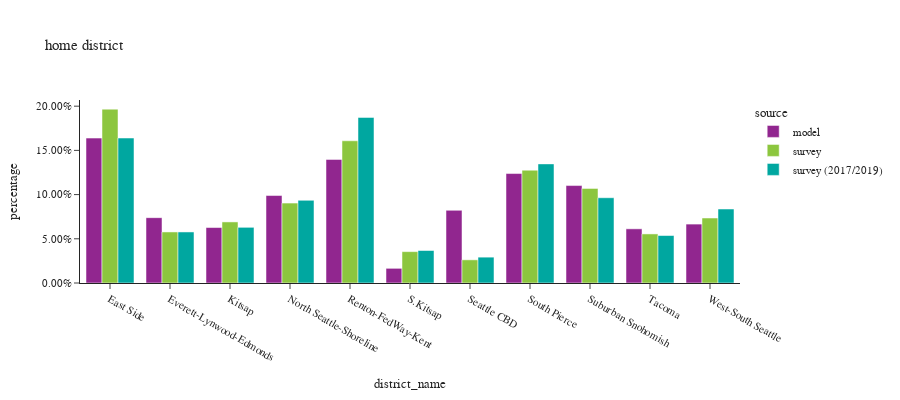

Write notebook code for a chart like this one.
### Code cell
plot_hh_stat(df_hh, 'district_name', 'home district', wid=900)

### Figure 1 — Plotly figure (JSON) as saved in the notebook; plotly's stock layout.template omitted (floating-point values rounded to 4 significant figures)
{"data": [{"alignmentgroup": "True", "customdata": [[284561], [128286], [108900], [171773], [242692], [28817], [142728], [214942], [191371], [106376], [115679]], "hovertemplate": "source=model<br>district_name=%{x}<br>percentage=%{y}<br>sample count=%{customdata[0]}<extra></extra>", "legendgroup": "model", "marker": {"color": "#91268F", "pattern": {"shape": ""}}, "name": "model", "offsetgroup": "model", "orientation": "v", "showlegend": true, "textposition": "auto", "type": "bar", "x": ["East Side", "Everett-Lynwood-Edmonds", "Kitsap", "North Seattle-Shoreline", "Renton-FedWay-Kent", "S.Kitsap", "Seattle CBD", "South Pierce", "Suburban Snohomish", "Tacoma", "West-South Seattle"], "xaxis": "x", "y": [0.1639, 0.07389, 0.06273, 0.09894, 0.1398, 0.0166, 0.08221, 0.1238, 0.1102, 0.06127, 0.06663], "yaxis": "y"}, {"alignmentgroup": "True", "customdata": [[374], [92], [239], [266], [160], [68], [709], [470], [184], [130], [877]], "hovertemplate": "source=survey<br>district_name=%{x}<br>percentage=%{y}<br>sample count=%{customdata[0]}<extra></extra>", "legendgroup": "survey", "marker": {"color": "#8CC63E", "pattern": {"shape": ""}}, "name": "survey", "offsetgroup": "survey", "orientation": "v", "showlegend": true, "textposition": "auto", "type": "bar", "x": ["West-South Seattle", "Tacoma", "Suburban Snohomish", "South Pierce", "Seattle CBD", "S.Kitsap", "Renton-FedWay-Kent", "North Seattle-Shoreline", "Kitsap", "Everett-Lynwood-Edmonds", "East Side"], "xaxis": "x", "y": [0.07352, 0.05551, 0.107, 0.1276, 0.0262, 0.03547, 0.1609, 0.09035, 0.06909, 0.05775, 0.1966], "yaxis": "y"}, {"alignmentgroup": "True", "customdata": [[1854], [120], [200], [797], [1476], [102], [233], [363], [242], [135], [668]], "hovertemplate": "source=survey (2017/2019)<br>district_name=%{x}<br>percentage=%{y}<br>sample count=%{customdata[0]}<extra></extra>", "legendgroup": "survey (2017/2019)", "marker": {"color": "#00A7A0", "pattern": {"shape": ""}}, "name": "survey (2017/2019)", "offsetgroup": "survey (2017/2019)", "orientation": "v", "showlegend": true, "textposition": "auto", "type": "bar", "x": ["East Side", "Everett-Lynwood-Edmonds", "Kitsap", "North Seattle-Shoreline", "Renton-FedWay-Kent", "S.Kitsap", "Seattle CBD", "South Pierce", "Suburban Snohomish", "Tacoma", "West-South Seattle"], "xaxis": "x", "y": [0.164, 0.05773, 0.06298, 0.09352, 0.1873, 0.03675, 0.02923, 0.1347, 0.09644, 0.05369, 0.08367], "yaxis": "y"}], "layout": {"barmode": "group", "font": {"size": 11}, "height": 400, "legend": {"title": {"text": "source"}, "tracegroupgap": 0}, "title": {"text": "home district"}, "width": 900, "xaxis": {"anchor": "y", "domain": [0.0, 1.0], "title": {"text": "district_name"}}, "yaxis": {"anchor": "x", "domain": [0.0, 1.0], "tickformat": ".2%", "title": {"text": "percentage"}}}}
